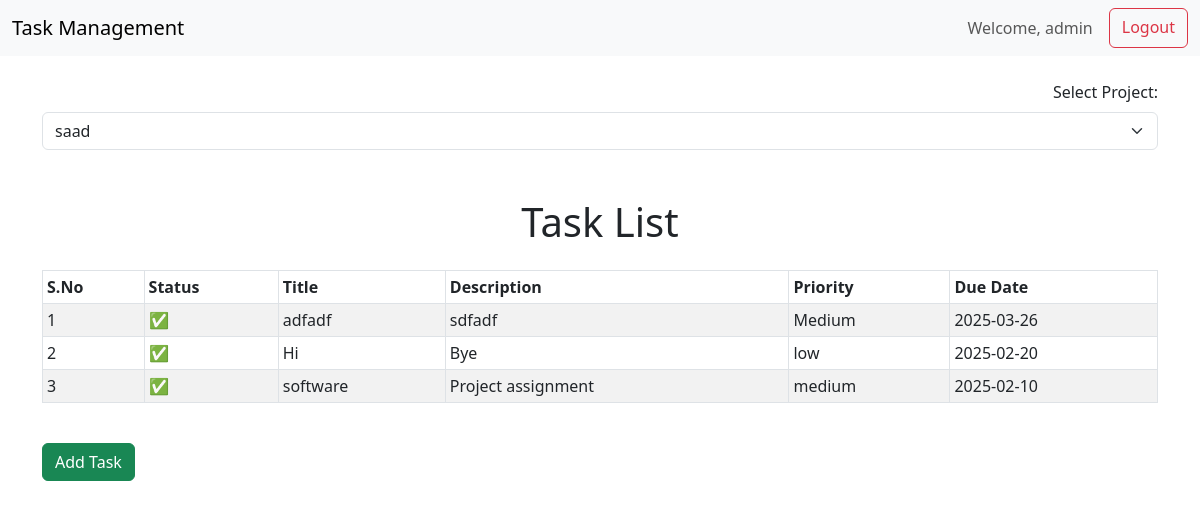
Page /user/tasks (signed in) on the committed database.
### tasks/models.py (models this page shows, shortened)
class Task(models.Model):
    PRIORITY_CHOICES = [
        ('low', 'Low'),
        ('medium', 'Medium'),
        ('high', 'High'),
    ]
    title = models.CharField(max_length=255)
    description = models.TextField(blank=True, null=True)
    due_date = models.DateField(null=True, blank=True)
    priority = models.CharField(max_length=10, choices=PRIORITY_CHOICES, default='medium')
    completed = models.BooleanField(default=False)
    created_at = models.DateTimeField(auto_now_add=True)
    project = models.ForeignKey(Project, on_delete=models.CASCADE, related_name='tasks')

### tasks/views.py (the view)
# urls.py: path('user/tasks', views.user_task_list, name='user_task_list'),
@login_required
def user_task_list(request):
    projects = Project.objects.all()
    if projects.exists():
        project_id = projects.first().id
        tasks = Task.objects.filter(project_id=project_id)
        return render(request, 'tasks/user.html', {'tasks': tasks, 'projects': projects, 'project_id': project_id})
    return render(request, 'tasks/user.html', {'tasks': None, 'projects': None, 'project_id': None})

### tasks/templates/tasks/user.html (shortened to what this page needs)
<!DOCTYPE html>
<html lang="en">
  <head>
    <link
      href="https://cdn.jsdelivr.net/npm/bootstrap@5.3.0-alpha1/dist/css/bootstrap.min.css"
      rel="stylesheet"
    />
  </head>
  <body>
    <nav class="navbar navbar-expand-lg navbar-light bg-light">
      <div class="container-fluid">
        <a class="navbar-brand" href="#">Task Management</a>
        <div class="d-flex">
          <span class="navbar-text me-3">
            Welcome, {{ user.username }}
          </span>
          <a href="{% url 'logout_view' %}" class="btn btn-outline-danger">
            Logout
          </a>
        </div>
      </div>
    </nav>
    <div class="container mt-4">
      <div class="row">
        <div class="col-md-12 text-end">
          <label for="projectDropdown" class="form-label">Select Project:</label>
          <select id="projectDropdown" class="form-select" onchange="loadTasks(this.value)">
            {% for project in projects %}
                <option value="{{ project.id }}" {% if project.id == selected_project.id %} selected {% endif %}>
                    {{ project.name }}
                </option>
            {% endfor %}
          </select>
        </div>
      </div>
    </div>
    <div class="container mt-5">
      <h1 class="text-center mb-4">Task List</h1>
      <table class="table table-bordered table-hover table-striped table-sm table-responsive">
        <thead>
          <tr>
            <th>S.No</th>
            <th>Status</th>
            <th class="w-auto">Title</th>
            <th>Description</th>
            <th class="w-auto">Priority</th>
            <th class="w-auto">Due Date</th>
          </tr>
        </thead>
        <tbody>
          {% for task in tasks %}
          <tr id="task-{{ task.id }}">
            <td>{{ forloop.counter }}</td>
            <td>
              {% if task.completed %}
                ✅
              {% else %}
                <input
                  type="checkbox"
                  onclick="window.location.href='{% url 'complete_task' task.id %}'"
                />
              {% endif %}
            </td>
            <td class="w-auto">{{ task.title }}</td>
            <td class="text-truncate" style="max-width: 250px;">{{ task.description }}</td>
            <td class="w-auto">{{ task.priority }}</td>
            <td class="w-auto">{{ task.due_date|date:'Y-m-d' }}</td>
          </tr>
          {% empty %}
          <tr>
            <td colspan="6" class="text-center">No tasks yet.</td>
          </tr>
          {% endfor %}
        </tbody>
      </table>
      <button type="button" class="btn btn-success mt-4" onclick="openAddTaskModal()">
        Add Task
      </button>
    </div>
  </body>
</html>

### rows in the picture
Task: title "adfadf", description "sdfadf", priority "Medium", due_date "2025-03-26"
Task: title "Hi", description "Bye", priority "low", due_date "2025-02-20"
Task: title "software", description "Project assignment", priority "medium", due_date "2025-02-10"

### other values in the picture
{{ user.username }} "admin"
form field value "saad"
